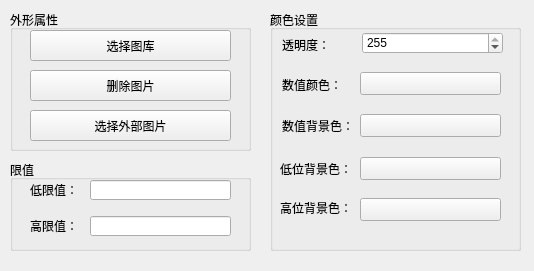
<?xml version="1.0" encoding="UTF-8"?>
<ui version="4.0">
 <class>QValueColorDlg</class>
 <widget class="QWidget" name="QValueColorDlg">
  <property name="geometry">
   <rect>
    <x>0</x>
    <y>0</y>
    <width>534</width>
    <height>271</height>
   </rect>
  </property>
  <property name="windowTitle">
   <string>Form</string>
  </property>
  <widget class="QGroupBox" name="groupBox_4">
   <property name="geometry">
    <rect>
     <x>10</x>
     <y>10</y>
     <width>241</width>
     <height>141</height>
    </rect>
   </property>
   <property name="title">
    <string>外形属性</string>
   </property>
   <widget class="QPushButton" name="m_deletepicbtn">
    <property name="geometry">
     <rect>
      <x>20</x>
      <y>60</y>
      <width>201</width>
      <height>31</height>
     </rect>
    </property>
    <property name="focusPolicy">
     <enum>Qt::NoFocus</enum>
    </property>
    <property name="text">
     <string>删除图片</string>
    </property>
   </widget>
   <widget class="QPushButton" name="m_SelectLibpushBtn">
    <property name="geometry">
     <rect>
      <x>20</x>
      <y>20</y>
      <width>201</width>
      <height>31</height>
     </rect>
    </property>
    <property name="text">
     <string>选择图库</string>
    </property>
   </widget>
   <widget class="QPushButton" name="m_SelectPicpushBtn">
    <property name="geometry">
     <rect>
      <x>20</x>
      <y>100</y>
      <width>201</width>
      <height>31</height>
     </rect>
    </property>
    <property name="text">
     <string>选择外部图片</string>
    </property>
   </widget>
  </widget>
  <widget class="QGroupBox" name="groupBox">
   <property name="geometry">
    <rect>
     <x>10</x>
     <y>160</y>
     <width>241</width>
     <height>91</height>
    </rect>
   </property>
   <property name="title">
    <string>限值</string>
   </property>
   <widget class="QLineEdit" name="m_nHightNumberspBox">
    <property name="geometry">
     <rect>
      <x>80</x>
      <y>56</y>
      <width>141</width>
      <height>20</height>
     </rect>
    </property>
   </widget>
   <widget class="QLabel" name="m_nHightNumberlabel">
    <property name="geometry">
     <rect>
      <x>20</x>
      <y>58</y>
      <width>51</width>
      <height>16</height>
     </rect>
    </property>
    <property name="text">
     <string>高限值：</string>
    </property>
   </widget>
   <widget class="QLabel" name="m_nLowerNumberlabel">
    <property name="geometry">
     <rect>
      <x>20</x>
      <y>22</y>
      <width>51</width>
      <height>16</height>
     </rect>
    </property>
    <property name="text">
     <string>低限值：</string>
    </property>
   </widget>
   <widget class="QLineEdit" name="m_nLowerNumberspBox">
    <property name="geometry">
     <rect>
      <x>80</x>
      <y>20</y>
      <width>141</width>
      <height>20</height>
     </rect>
    </property>
   </widget>
  </widget>
  <widget class="QGroupBox" name="groupBox_2">
   <property name="geometry">
    <rect>
     <x>270</x>
     <y>10</y>
     <width>251</width>
     <height>241</height>
    </rect>
   </property>
   <property name="title">
    <string>颜色设置</string>
   </property>
   <widget class="QSpinBox" name="m_TransparentspBox">
    <property name="geometry">
     <rect>
      <x>92</x>
      <y>22</y>
      <width>141</width>
      <height>22</height>
     </rect>
    </property>
    <property name="maximum">
     <number>255</number>
    </property>
    <property name="value">
     <number>255</number>
    </property>
   </widget>
   <widget class="QLabel" name="m_Transparentlabel">
    <property name="geometry">
     <rect>
      <x>12</x>
      <y>24</y>
      <width>71</width>
      <height>21</height>
     </rect>
    </property>
    <property name="text">
     <string>透明度：</string>
    </property>
   </widget>
   <widget class="QPushButton" name="m_HightColorBtn">
    <property name="geometry">
     <rect>
      <x>90</x>
      <y>188</y>
      <width>141</width>
      <height>23</height>
     </rect>
    </property>
    <property name="text">
     <string/>
    </property>
   </widget>
   <widget class="QLabel" name="m_LowColorlabel">
    <property name="geometry">
     <rect>
      <x>10</x>
      <y>151</y>
      <width>81</width>
      <height>16</height>
     </rect>
    </property>
    <property name="text">
     <string>低位背景色：</string>
    </property>
   </widget>
   <widget class="QPushButton" name="m_LowColorBtn">
    <property name="geometry">
     <rect>
      <x>90</x>
      <y>147</y>
      <width>141</width>
      <height>23</height>
     </rect>
    </property>
    <property name="text">
     <string/>
    </property>
   </widget>
   <widget class="QLabel" name="m_HightColorlabel">
    <property name="geometry">
     <rect>
      <x>10</x>
      <y>190</y>
      <width>81</width>
      <height>16</height>
     </rect>
    </property>
    <property name="text">
     <string>高位背景色：</string>
    </property>
   </widget>
   <widget class="QLabel" name="m_DataColorlabel">
    <property name="geometry">
     <rect>
      <x>12</x>
      <y>64</y>
      <width>71</width>
      <height>21</height>
     </rect>
    </property>
    <property name="text">
     <string>数值颜色：</string>
    </property>
   </widget>
   <widget class="QPushButton" name="m_DataColorBtn">
    <property name="geometry">
     <rect>
      <x>90</x>
      <y>62</y>
      <width>141</width>
      <height>23</height>
     </rect>
    </property>
    <property name="text">
     <string/>
    </property>
   </widget>
   <widget class="QPushButton" name="m_DataBackColorBtn">
    <property name="geometry">
     <rect>
      <x>90</x>
      <y>104</y>
      <width>141</width>
      <height>23</height>
     </rect>
    </property>
    <property name="text">
     <string/>
    </property>
   </widget>
   <widget class="QLabel" name="m_DataBackColorlabel">
    <property name="geometry">
     <rect>
      <x>12</x>
      <y>106</y>
      <width>71</width>
      <height>20</height>
     </rect>
    </property>
    <property name="text">
     <string>数值背景色：</string>
    </property>
   </widget>
  </widget>
 </widget>
 <resources/>
 <connections/>
</ui>
